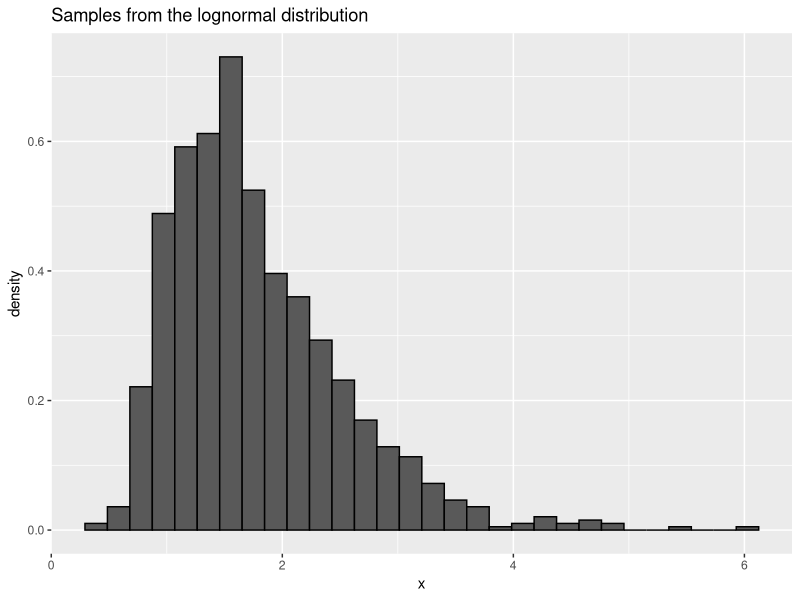
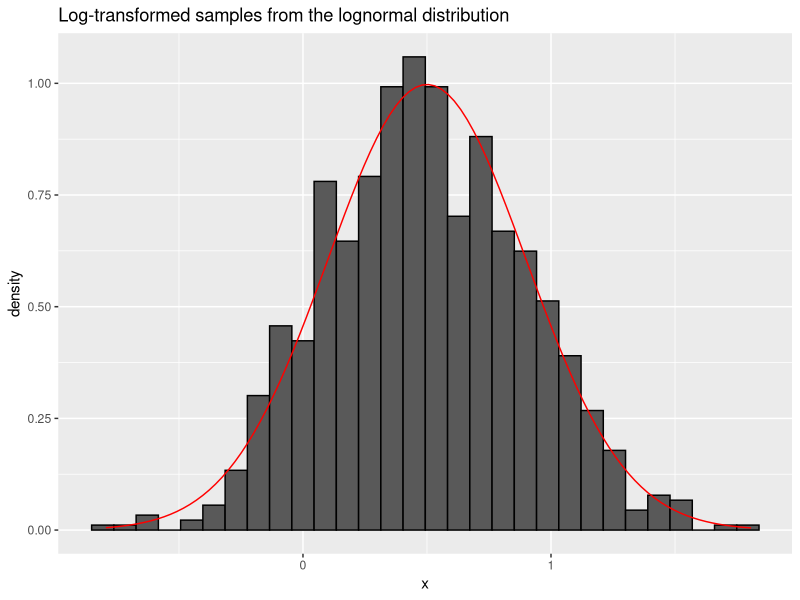

Generate these figures, in order, with R:
library(ggplot2)

n <- 1000
mu <- 0.5
sigma <- 0.4

set.seed(0)
lognorm_samples <- rlnorm(n = n, meanlog = mu, sdlog = sigma)

ggplot(data = data.frame(x = lognorm_samples), aes(x = x)) + geom_histogram(aes(y = after_stat(density)), colour = "black") + labs(title = "Samples from the lognormal distribution")

transformed_samples <- log(lognorm_samples)

ggplot(data = data.frame(x = transformed_samples), aes(x = x)) + geom_histogram(aes(y = after_stat(density)), colour = "black") + geom_function(
  fun = dnorm,
  args = list(mean = mu, sd = sigma),
  colour = "red"
) + labs(title = "Log-transformed samples from the lognormal distribution")
